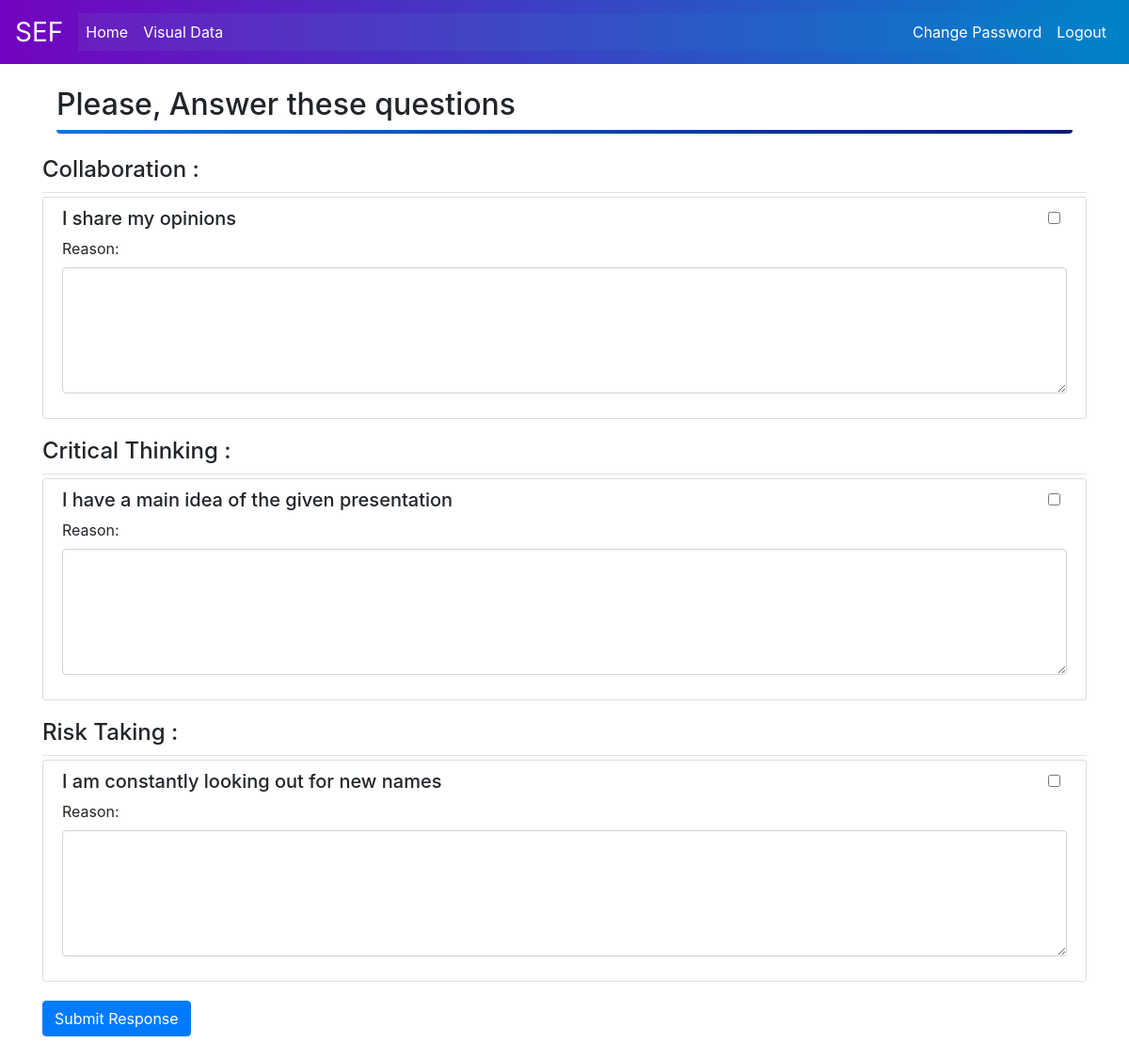
Page /teacher/student/3/ (signed in) on the earlier database version.
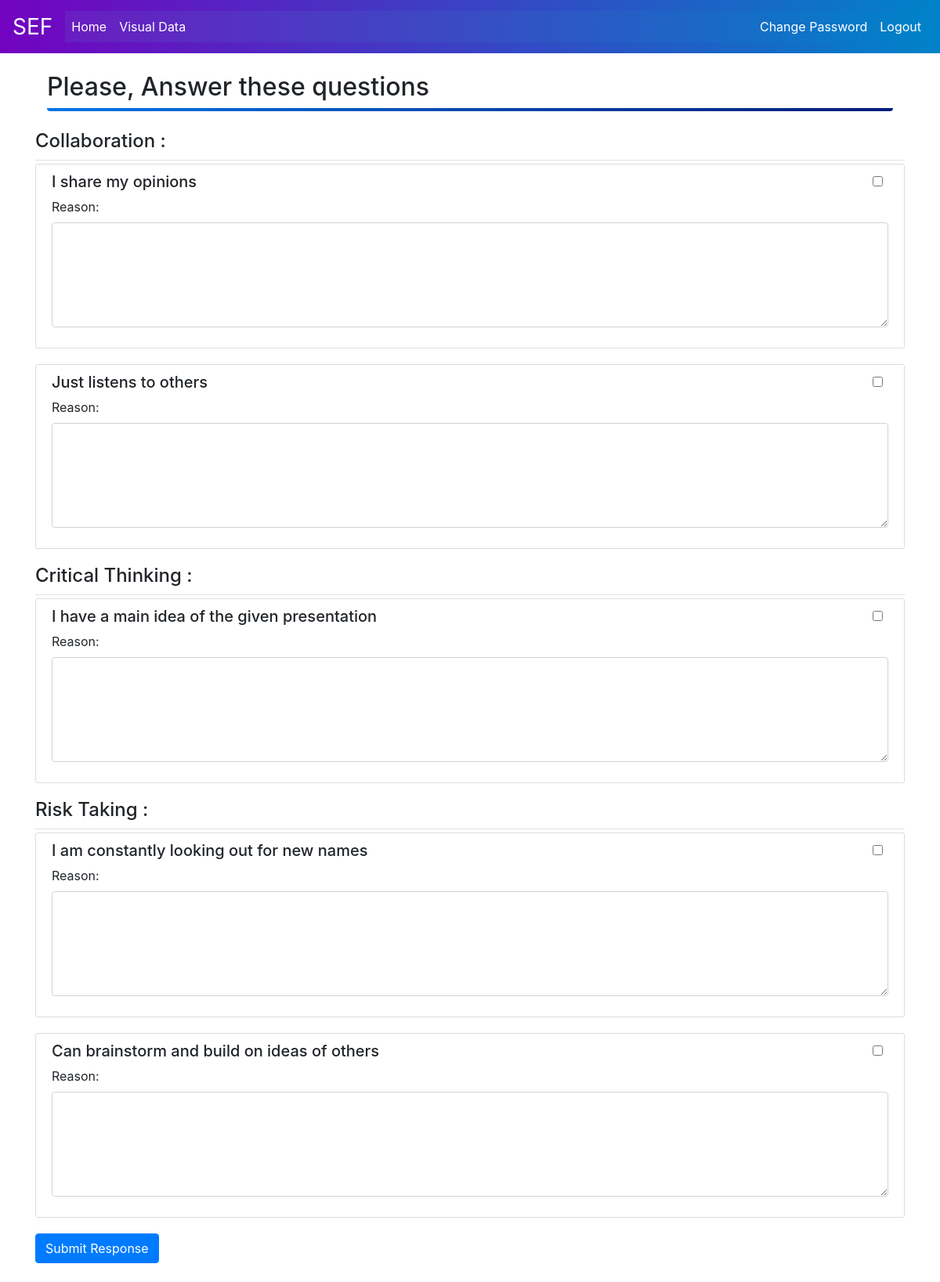
Same page on the later database version.
### course/models.py (models this page shows, shortened)
class Course(models.Model):
	cname=models.CharField(max_length=100,default="#")
	skill=models.CharField(max_length=50,choices=choices)

class Question(models.Model):
	course=models.ForeignKey(Course,on_delete=models.CASCADE)
	question=models.CharField(max_length=255)

### teacher/views.py (the view, shortened to what this page needs)
# urls.py: path('teacher/student/<int:id>/',teacher_views.show_questions,name='show_questions'),
@login_required
def show_questions(request,id):
	courses={}
	for course in choices:
		course_obj=Course.objects.filter(skill=course).first()
		questions=list(Question.objects.filter(course=course_obj).values_list('question',flat=True))
		courses[course]=questions
	print(courses)
	flag = True
	context = {
			'courses':courses
		}
	return render(request,'teacher/show_questions.html',context=context)

### teacher/templates/teacher/show_questions.html (shortened to what this page needs)
{% extends 'course/base.html' %}
{% load crispy_forms_tags %}
{% block content %}
	<div class="container mt-4 mb-4">
		<p class="h2">Please, Answer these questions</p>
		<div style="height: .25rem;width:100%;background-image: linear-gradient(to right,#0575E6,#021B79); border-bottom-right-radius: 4px; border-bottom-left-radius: 4px; "></div>
	</div>
	<form method="POST">
		{% for course,questions in courses.items %}
            <div class="article-metadata">
                <h4>{{ course }} : </h4>
            </div>
            {% for question in questions %}
			<article class="media content-section">
			  <div class="media-body">
                    <div class="row form-row">
                        <div class="col">
                          <label class="form-check-label" for="customCheck"><h5>{{ question }}</h5></label>
                        </div>
                        <div class="col-right">
                          <input type="checkbox" class="form-check-input" id="{{question}}" name="{{question}}" value="True">
                        </div>
                    </div>
                    <div class="form-group">
                        <label for="comment">Reason:</label>
                        <textarea class="form-control" rows="5" id="{{ question }} reason" name="{{ question }} reason"></textarea>
                    </div>
			</div>
            </article>
            {% endfor %}
		{% endfor %}
		<button type="submit" class="btn btn-primary mb-4">Submit Response</button>
	</form>
{% endblock content %}

### course/templates/course/base.html (shortened to what this page needs)
{% load static %}
<!DOCTYPE html>
<html>
<head>
    <link rel="stylesheet" href="https://stackpath.bootstrapcdn.com/bootstrap/4.5.0/css/bootstrap.min.css">
	<link rel="stylesheet" type="text/css" href="{% static 'course/main.css' %}">
</head>
<body>
	<nav class="navbar navbar-expand-lg navbar-light" style="background-image: linear-gradient(to right, #7303c0, #0082c8);">
	  <a class="navbar-brand text-white" style="font-size: 1.75rem" href="#">SEF</a>
	  <div class="collapse navbar-collapse text-center" id="navbarNavAltMarkup" style="background: linear-gradient(to right,#6A1DC1,#0082c8);">
	    <ul class="navbar-nav mr-auto">
			{% if user.is_authenticated %}
	      <a class="nav-item nav-link text-white" href="{% url 'redirectingurl' %}">Home <span class="sr-only">(current)</span></a>
		  <a class="nav-item nav-link text-white" href="{% url 'teacher-visualise' %}">Visual Data</a>
		  {% endif %}
	    </ul>
	    <ul class="navbar-nav">
	    	{% if user.is_authenticated %}
	    		<a class="nav-item nav-link ml-auto text-white" href="{% url 'changepassword' %}">Change Password</a>
	    		<a class="nav-item nav-link ml-auto text-white" href="{% url 'logout' %}">Logout</a>
	    	{% else %}
	    		<a class="nav-item nav-link ml-auto text-white" href="{% url 'login' %}">Login</a>
	    	{% endif %}
	    </ul>
	  </div>
	</nav>
	<main role="main" class="container mt-4">
	      	{% block content %}{% endblock %}
	</main>
</body>
</html>

### course/static/course/main.css (style rules this page uses)
body { background-repeat: repeat-y; background-attachment: fixed; background-size: 100%; }
.content-section { background: #ffffff; padding: 10px 20px; border: 1px solid #dddddd; border-radius: 3px; margin-bottom: 20px; }
.article-metadata { padding-bottom: 1px; margin-bottom: 4px; border-bottom: 1px solid #e3e3e3 }

Differences in the rows shown:
added Question: question "Just listens to others", shown under Course "Collaboration"
added Question: question "Can brainstorm and build on ideas of others", shown under Course "Risk Taking"
